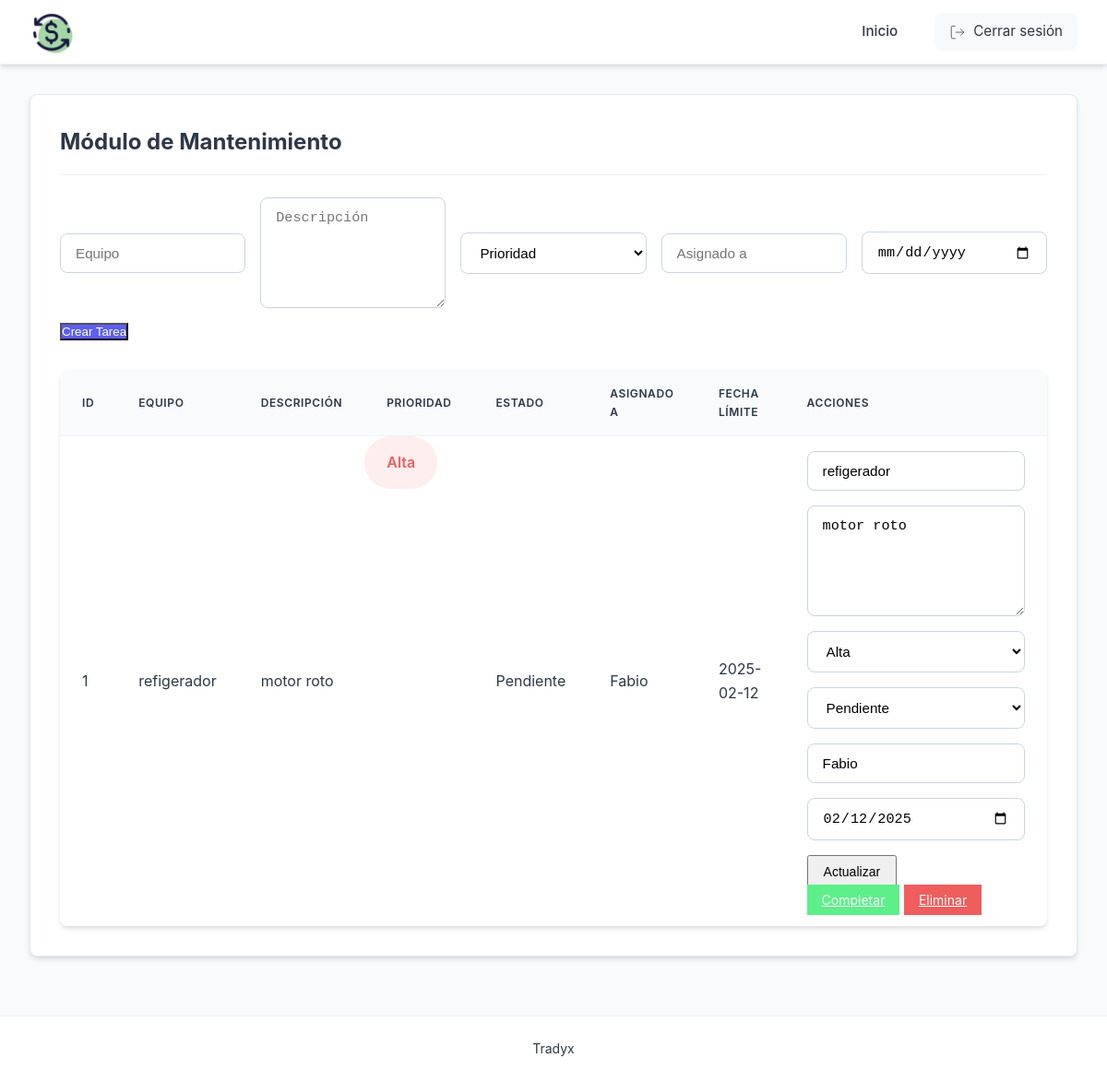
Screenshot of /maintenance (signed in) with the database file from the repository.
### models.py (models this page shows)
class MaintenanceTask(db.Model):
    __tablename__ = 'maintenance_task'
    id = db.Column(db.Integer, primary_key=True)
    equipment = db.Column(db.String(100), nullable=False)
    description = db.Column(db.Text, nullable=False)
    priority = db.Column(db.String(20), nullable=False)
    status = db.Column(db.String(20), default='Pendiente')
    assigned_to = db.Column(db.String(100), nullable=False)
    due_date = db.Column(db.String(20), nullable=False)  # Considera usar DateTime

### app.py (the view, shortened to what this page needs)
@app.route('/maintenance', methods=['GET', 'POST'])
@login_required
@role_required('admin')
def maintenance():
    tasks = MaintenanceTask.query.order_by(MaintenanceTask.priority, MaintenanceTask.due_date).all()
    return render_template('maintenance.html', tasks=tasks)

### app.py (called while the page is built)
def login_required(f):
    @wraps(f)
    def decorated_function(*args, **kwargs):
        if 'user_id' not in session:
            flash('Por favor inicie sesión primero', 'danger')
            return redirect(url_for('login'))
        return f(*args, **kwargs)
    return decorated_function

def role_required(role):
    def decorator(f):
        @wraps(f)
        def decorated_function(*args, **kwargs):
            if 'user_id' not in session:
                flash('Por favor inicie sesión primero', 'danger')
                return redirect(url_for('login'))
            user = User.query.get(session['user_id'])
            if user.role != role:
                flash('No tiene permisos para acceder a esta página', 'danger')
                return redirect(url_for('dashboard'))
            return f(*args, **kwargs)
        return decorated_function
    return decorator

### templates/maintenance.html (shortened to what this page needs)
{% extends "base.html" %}
{% block content %}
<div class="module-container">
    <h2>Módulo de Mantenimiento</h2>
    <div class="actions">
        <form action="{{ url_for('maintenance') }}" method="post" class="inline-form">
            <input type="text" name="equipment" placeholder="Equipo" required>
            <textarea name="description" placeholder="Descripción" required></textarea>
            <select name="priority" required>
                <option value="">Prioridad</option>
            </select>
            <input type="text" name="assigned_to" placeholder="Asignado a" required>
            <input type="date" name="due_date" required>
            <button type="submit" class="btn-primary">Crear Tarea</button>
        </form>
    </div>
    <table class="data-table">
        <thead>
            <tr>
                <th>ID</th>
                <th>Equipo</th>
                <th>Descripción</th>
                <th>Prioridad</th>
                <th>Estado</th>
                <th>Asignado a</th>
                <th>Fecha límite</th>
                <th>Acciones</th>
            </tr>
        </thead>
        <tbody>
            {% for task in tasks %}
            <tr>
                <td>{{ task.id }}</td>
                <td>{{ task.equipment }}</td>
                <td>{{ task.description }}</td>
                <td class="priority-{{ task.priority|lower }}">{{ task.priority }}</td>
                <td>{{ task.status }}</td>
                <td>{{ task.assigned_to }}</td>
                <td>{{ task.due_date }}</td>
                <td>
                    <form action="{{ url_for('update_task', task_id=task.id) }}" method="post" class="inline-form">
                        <input type="text" name="equipment" value="{{ task.equipment }}" required>
                        <textarea name="description" required>{{ task.description }}</textarea>
                        <select name="priority" required>
                            <option value="Alta" {% if task.priority == 'Alta' %}selected{% endif %}>Alta</option>
                        </select>
                        <select name="status" required>
                            <option value="Pendiente" {% if task.status == 'Pendiente' %}selected{% endif %}>Pendiente</option>
                        </select>
                        <input type="text" name="assigned_to" value="{{ task.assigned_to }}" required>
                        <input type="date" name="due_date" value="{{ task.due_date }}" required>
                        <button type="submit" class="btn-small">Actualizar</button>
                    </form>
                    <a href="{{ url_for('complete_task', task_id=task.id) }}" class="btn-small btn-success">Completar</a>
                    <a href="{{ url_for('delete_task', task_id=task.id) }}" class="btn-small btn-danger">Eliminar</a>
                </td>
            </tr>
            {% endfor %}
        </tbody>
    </table>
</div>
{% endblock %}

### static/css/style.css (style rules this page uses)
:root { --primary-color: #5D5FEF; --primary-hover: #4B4DDB; --secondary-color: #6B6DEE; --accent-color: #8A8EF0; --danger-color: #EF5D5D; --success-color: #5DEF8A; --warning-color: #EFC75D; --info-color: #5DADEF; --dark-color: #2D3748; --light-color: #F7FAFC; --gray-color: #A0AEC0; --border-radius: 8px; --box-shadow: 0 4px 6px -1px rgba(0, 0, 0, 0.1), 0 2px 4px -1px rgba(0, 0, 0, 0.06); --transition: all 0.3s cubic-bezier(0.4, 0, 0.2, 1); --sidebar-width: 240px; --header-height: 70px; }
*, *::before, *::after { box-sizing: border-box; margin: 0; padding: 0; }
html { height: 100%; scroll-behavior: smooth; }
body { font-family: 'Inter', -apple-system, BlinkMacSystemFont, sans-serif; line-height: 1.6; background-color: #F8FAFC; color: var(--dark-color); min-height: 100vh; display: flex; flex-direction: column; -webkit-font-smoothing: antialiased; -moz-osx-font-smoothing: grayscale; }
.module-container { background: white; border-radius: var(--border-radius); padding: 2rem; box-shadow: var(--box-shadow); margin-bottom: 2rem; border: 1px solid #E2E8F0; }
.module-container h2 { color: var(--dark-color); margin-bottom: 1.5rem; padding-bottom: 1rem; border-bottom: 1px solid #EDF2F7; font-size: 1.5rem; font-weight: 700; }
.actions { margin-bottom: 2rem; display: flex; flex-wrap: wrap; gap: 1rem; align-items: center; }
.btn-primary { background-color: var(--primary-color); color: white; }
.btn-small { padding: 0.5rem 1rem; font-size: 0.875rem; }
.btn-danger { background-color: var(--danger-color); color: white; }
.btn-success { background-color: var(--success-color); color: white; }
.data-table { width: 100%; border-collapse: collapse; margin-top: 1.5rem; background: white; border-radius: var(--border-radius); overflow: hidden; box-shadow: var(--box-shadow); }
.data-table th, .data-table td { padding: 1rem 1.5rem; text-align: left; border-bottom: 1px solid #EDF2F7; }
.data-table th { background-color: #F8FAFC; font-weight: 600; color: var(--dark-color); text-transform: uppercase; font-size: 0.75rem; letter-spacing: 0.05em; }
.data-table tr:last-child td { border-bottom: none; }
input, select, textarea { width: 100%; padding: 0.75rem 1rem; border: 1px solid #CBD5E0; border-radius: var(--border-radius); font-size: 0.95rem; transition: var(--transition); background-color: white; }
textarea { min-height: 120px; resize: vertical; }
.inline-form { display: flex; flex-wrap: wrap; gap: 1rem; align-items: center; }
.inline-form input, .inline-form select, .inline-form textarea { flex: 1; min-width: 200px; }
.priority-alta { color: var(--danger-color); font-weight: 600; background-color: rgba(239, 93, 93, 0.1); padding: 0.25rem 0.75rem; border-radius: 9999px; display: inline-flex; align-items: center; gap: 0.25rem; }

### rows the page displays
MaintenanceTask: id "1", equipment "refigerador", description "motor roto", priority "Alta", status "Pendiente", assigned_to "Fabio", due_date "2025-02-12", due_date "02/12/2025"
